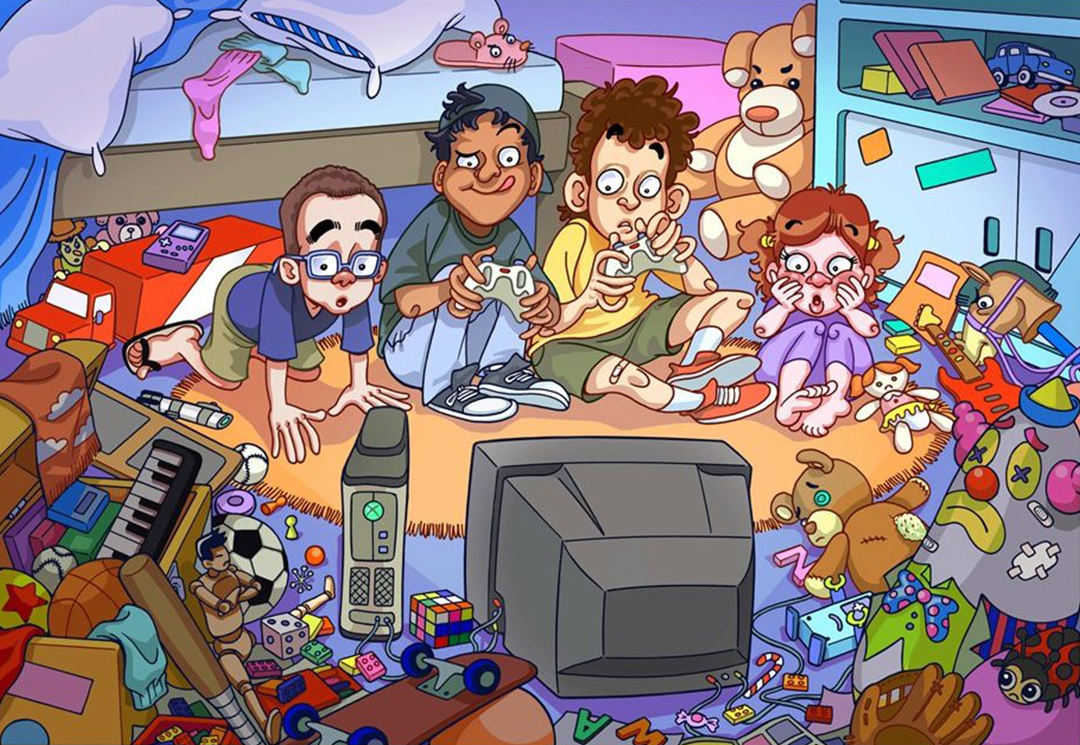
#> input picture s6/jogo_7_erros/11.jpg, 1080 x 745 px
$ python jogo_7_erros.py
#> lines starting #> are read from the running program, lines starting #| are printed output that depends on the picture
import cv2 as cv
import  numpy as np


def normalize_value(value):
    if (value is None) or value < 0:
        return 0
    elif value > 255:
        return 255
    else:
        return value


def jogo_7_erros(metodo=1):
#> called with metodo = 1
    if metodo == 1:
        img1 = cv.imread('./jogo_7_erros/11.jpg')
#> img1 is the input picture: shape (745, 1080, 3); mean B, G, R 127.6, 124.2, 143.7
        img1 = cv.cvtColor(img1, cv.COLOR_BGR2GRAY)
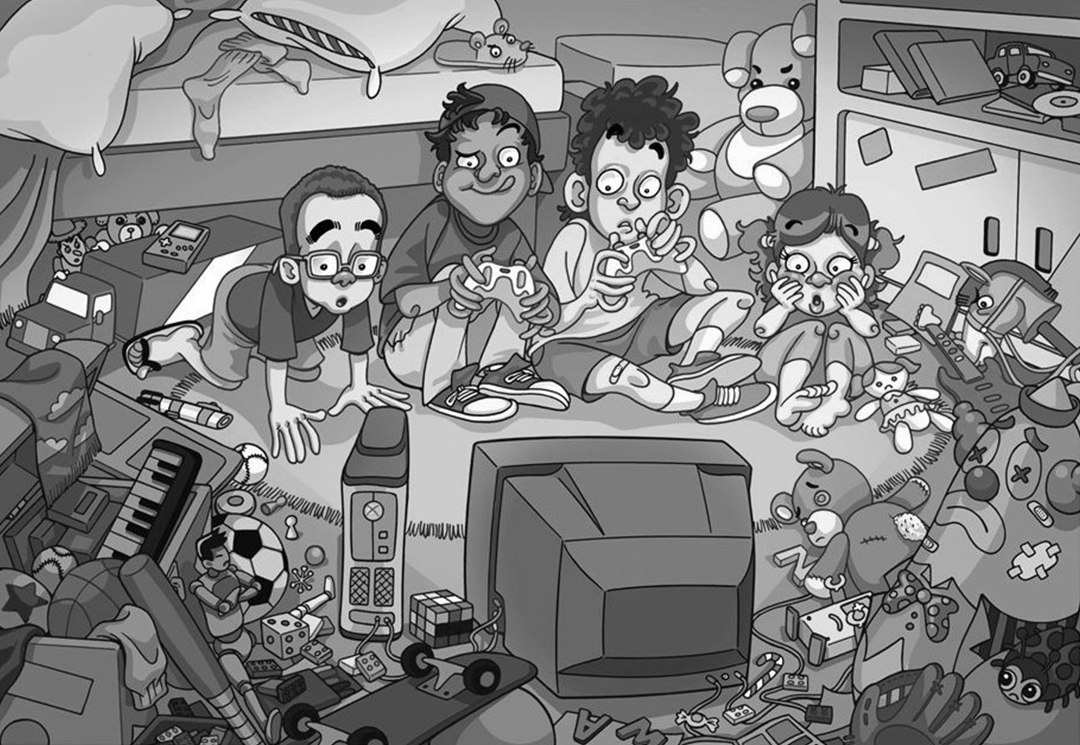
#> img1: shape (745, 1080); min 0, max 255, mean 130.4

        img2 = cv.imread('./jogo_7_erros/11.jpg')
        img2 = cv.cvtColor(img2, cv.COLOR_BGR2GRAY)

        for row in range(len(img1)):
            for col in range(len(img1[0])):
                if img1[row][col] == img2[row][col]:
                    img1[row][col] = 255
                else:
                    img1[row][col] = 0
#> img1: shape (745, 1080); every value is 255
        cv.imshow('results', img1)
        cv.waitKey(0)
        cv.destroyAllWindows()
    else:
        img1 = cv.imread('./jogo_7_erros/image_1.jpeg')
        img1 = cv.cvtColor(img1, cv.COLOR_BGR2GRAY)

        img2 = cv.imread('./jogo_7_erros/image_2.jpeg')
        img2 = cv.cvtColor(img2, cv.COLOR_BGR2GRAY)

        img1 = np.subtract(img2, img1)

        for row in range(len(img1)):
            for col in range(len(img1[0])):
                if img1[row][col] == 0:
                    img1[row][col] = 255
                else:
                    img1[row][col] = 0

        cv.imshow('results', img1)
        cv.waitKey(0)
        cv.destroyAllWindows()


if __name__ == '__main__':
    jogo_7_erros(metodo=1)

$ run again, with s6/jogo_7_erros/7_erros_img_1.png saved as s6/jogo_7_erros/11.jpg
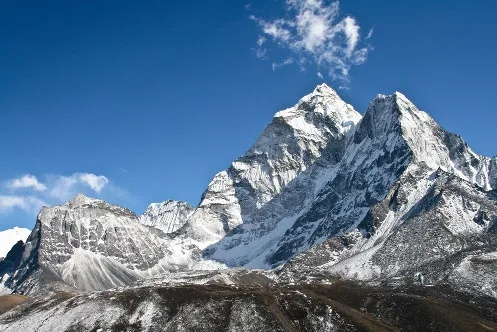
#> input picture s6/jogo_7_erros/7_erros_img_1.png, 497 x 332 px
#> in jogo_7_erros, img1 is the input picture: shape (332, 497, 3); mean B, G, R 147.7, 117.1, 87.9
#> in jogo_7_erros, `img1 = cv.cvtColor(img1, cv.COLOR_BGR2GRAY)`:
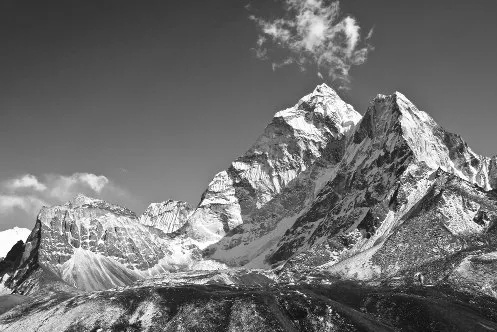
#> img1: shape (332, 497); min 3, max 255, mean 111.9
